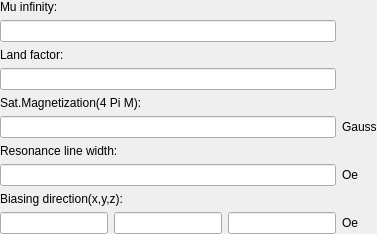
                <widget class="QWidget" name="page_Gyrotropic_2">
                 <layout class="QGridLayout" name="gridLayout_23">
                  <property name="leftMargin">
                   <number>0</number>
                  </property>
                  <property name="topMargin">
                   <number>0</number>
                  </property>
                  <property name="rightMargin">
                   <number>0</number>
                  </property>
                  <property name="bottomMargin">
                   <number>0</number>
                  </property>
                  <property name="spacing">
                   <number>6</number>
                  </property>
                  <item row="2" column="0" colspan="3">
                   <widget class="QLabel" name="label_101">
                    <property name="text">
                     <string>Land factor:</string>
                    </property>
                   </widget>
                  </item>
                  <item row="5" column="3">
                   <widget class="QLabel" name="label_104">
                    <property name="text">
                     <string>Gauss</string>
                    </property>
                   </widget>
                  </item>
                  <item row="9" column="2">
                   <widget class="QLineEdit" name="lineEdit_MaFieldVectorZ"/>
                  </item>
                  <item row="9" column="3">
                   <widget class="QLabel" name="label_117">
                    <property name="text">
                     <string>Oe</string>
                    </property>
                   </widget>
                  </item>
                  <item row="8" column="0" colspan="3">
                   <widget class="QLabel" name="label_97">
                    <property name="text">
                     <string>Biasing direction(x,y,z):</string>
                    </property>
                   </widget>
                  </item>
                  <item row="9" column="1">
                   <widget class="QLineEdit" name="lineEdit_MaFieldVectorY"/>
                  </item>
                  <item row="4" column="0" colspan="3">
                   <widget class="QLabel" name="label_98">
                    <property name="text">
                     <string>Sat.Magnetization(4 Pi M):</string>
                    </property>
                   </widget>
                  </item>
                  <item row="7" column="3">
                   <widget class="QLabel" name="label_103">
                    <property name="text">
                     <string>Oe</string>
                    </property>
                   </widget>
                  </item>
                  <item row="0" column="0" colspan="3">
                   <widget class="QLabel" name="label_99">
                    <property name="text">
                     <string>Mu infinity:</string>
                    </property>
                   </widget>
                  </item>
                  <item row="7" column="0" colspan="3">
                   <widget class="QLineEdit" name="lineEdit_MaResonanceLineWidth"/>
                  </item>
                  <item row="6" column="0" colspan="3">
                   <widget class="QLabel" name="label_102">
                    <property name="text">
                     <string>Resonance line width:</string>
                    </property>
                   </widget>
                  </item>
                  <item row="1" column="0" colspan="3">
                   <widget class="QLineEdit" name="lineEdit_MaMuInfinity_5"/>
                  </item>
                  <item row="9" column="0">
                   <widget class="QLineEdit" name="lineEdit_MaFieldVectorX"/>
                  </item>
                  <item row="3" column="0" colspan="3">
                   <widget class="QLineEdit" name="lineEdit_MaLandFactor"/>
                  </item>
                  <item row="5" column="0" colspan="3">
                   <widget class="QLineEdit" name="lineEdit_MaSatMagnetization"/>
                  </item>
                 </layout>
                </widget>
